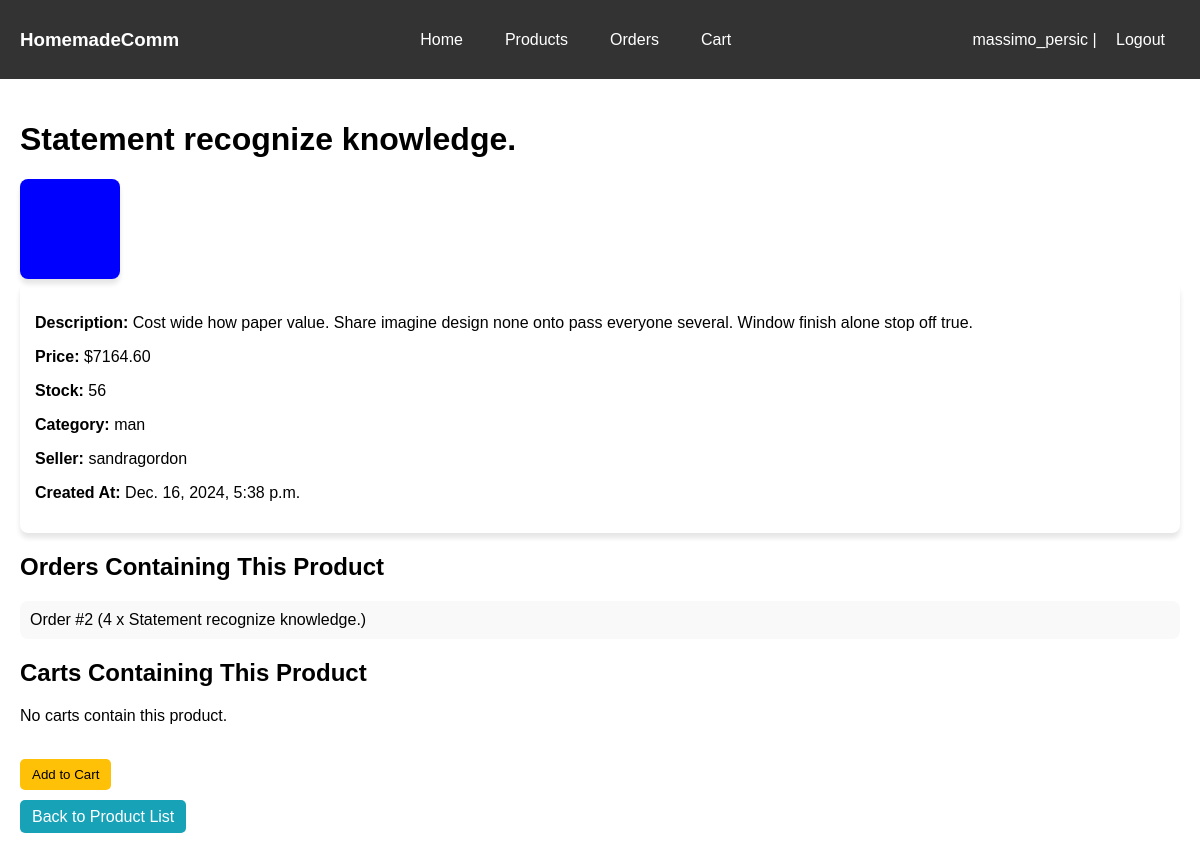
Screenshot of /products/2/ (signed in) with the database file from the repository.
### main/models.py (models this page shows, shortened)
class User(AbstractUser):
    is_seller = models.BooleanField(default=False)
    is_buyer = models.BooleanField(default=True)

class Product(models.Model):
    seller = models.ForeignKey(User, on_delete=models.CASCADE, related_name='products')
    title = models.CharField(max_length=100)
    description = models.TextField()
    price = models.DecimalField(max_digits=10, decimal_places=2)
    stock = models.PositiveIntegerField()
    image = models.ImageField(upload_to='product_images/')
    category = models.ForeignKey('Category', on_delete=models.SET_NULL, null=True, blank=True)
    created_at = models.DateTimeField(auto_now_add=True)

class Category(models.Model):
    name = models.CharField(max_length=100, unique=True)
    description = models.TextField(blank=True)

class OrderItem(models.Model):
    order = models.ForeignKey(Order, on_delete=models.CASCADE, related_name='items')
    product = models.ForeignKey(Product, on_delete=models.CASCADE)
    quantity = models.PositiveIntegerField()

class Order(models.Model):
    buyer = models.ForeignKey(User, on_delete=models.CASCADE, related_name='orders')
    created_at = models.DateTimeField(auto_now_add=True)
    total_price = models.DecimalField(max_digits=10, decimal_places=2)

### main/views.py (the view)
# urls.py: path('products/<int:pk>/', ProductDetailView.as_view(), name='product_detail'),
class ProductDetailView(DetailView):
    model = Product
    template_name = "products/product_detail.html"
    context_object_name = "product"

### main/templates/products/product_detail.html (shortened to what this page needs)
{% extends "index.html" %} {% block content %}
<h1>{{ product.title }}</h1>
{% if product.image %}
<div class="product-image">
  <img src="{{ product.image.url }}" alt="{{ product.title }}" />
</div>
{% else %}
<p class="no-image">No image for this product</p>
{% endif %}
<div class="product-details">
  <p><strong>Description:</strong> {{ product.description }}</p>
  <p><strong>Price:</strong> ${{ product.price }}</p>
  <p><strong>Stock:</strong> {{ product.stock }}</p>
  <p><strong>Category:</strong> {{ product.category.name }}</p>
  <p><strong>Seller:</strong> {{ product.seller.username }}</p>
  <p><strong>Created At:</strong> {{ product.created_at }}</p>
</div>
{% if user.is_staff %}
<h2>Orders Containing This Product</h2>
<ul class="order-list">
  {% for order_item in product.orderitem_set.all %}
  <li class="order-item">
    Order #{{ order_item.order.id }} ({{ order_item.quantity }} x {{ order_item.product.title }})
  </li>
  {% empty %}
  <li class="no-orders">No orders contain this product.</li>
  {% endfor %}
</ul>
<h2>Carts Containing This Product</h2>
<ul class="cart-list">
  {% for cart_item in product.cartitem_set.all %}
  <li class="cart-item">
    Cart of {{ cart_item.cart.user.username }} ({{ cart_item.quantity }} x
    {{product.title }})
  </li>
  {% empty %}
  <li class="no-carts">No carts contain this product.</li>
  {% endfor %}
</ul>
{% endif %}
<br />
<form method="post" action="{% url 'main:add_to_cart' product.id %}">
  <button type="submit" class="btn" style="background-color: #ffc107; border: 1; color:black">Add to Cart</button>
</form>
<br>
<a href="{% url 'main:product_list' %}" class="btn btn-info">Back to Product List</a>
{% endblock %}

### main/templates/index.html (shortened to what this page needs)
<!DOCTYPE html>
<html lang="en">
<head>
  {% load static %}
</head>
<body>
  <div class="navbar">
    <h3 style="color: white">HomemadeComm</h3>
    <div class="nav-links">
      <a href="/">Home</a>
      <a href="/products">Products</a>
      {% if user.is_staff %} <a href="/orders">Orders</a> {% endif %}
      <a href="/cart">Cart</a>
    </div>
    <div class="user-info">
      {% if user.is_authenticated %} {{ user.username }} |
      <a href="{% url 'logout' %}">Logout</a>
      {% else %}
      <a href="/accounts/login">Login</a>
      {% endif %}
    </div>
  </div>
  <div class="container">
    <main>{% block content %}{% endblock %}</main>
  </div>
</body>
</html>

### main/templates/index.html (style rules this page uses)
body { font-family: Arial, sans-serif; margin: 0; padding: 0; }
.navbar { background-color: #333; overflow: hidden; display: flex; justify-content: space-between; align-items: center; padding: 10px 20px; }
.navbar a { color: white; text-decoration: none; padding: 10px 15px; transition: background 0.3s; }
.navbar .nav-links { display: flex; gap: 12px; }
.navbar .user-info { color: white; }
.container { padding: 20px; }

### main/templates/products/product_detail.html (style rules this page uses)
.product-image img { max-width: 300px; border-radius: 8px; box-shadow: 0 5px 5px rgba(0, 0, 0, 0.1); }
.product-details { background: #fff; padding: 15px; border-radius: 8px; box-shadow: 0 5px 5px rgba(0, 0, 0, 0.1); margin-bottom: 20px; }
.order-list, .cart-list { list-style: none; padding: 0; }
.order-item, .cart-item { background: #f9f9f9; padding: 10px; border-radius: 8px; margin-bottom: 10px; }
.btn { padding: 8px 12px; text-decoration: none; color: white; border-radius: 5px; transition: background 0.3s; border: 0; }
.btn-info { background-color: #17a2b8; }

### rows the page displays
User: username "massimo_persic"
Product: title "Statement recognize knowledge.", image (picture), description "Cost wide how paper value. Share imagine design none onto pass everyone several. Window finish alone stop off true.", price "7164.60", stock "56", category.name "man", seller.username "sandragordon", created_at "Dec. 16, 2024, 5:38 p.m."
OrderItem: order.id "2", quantity "4", product "Statement recognize knowledge."
